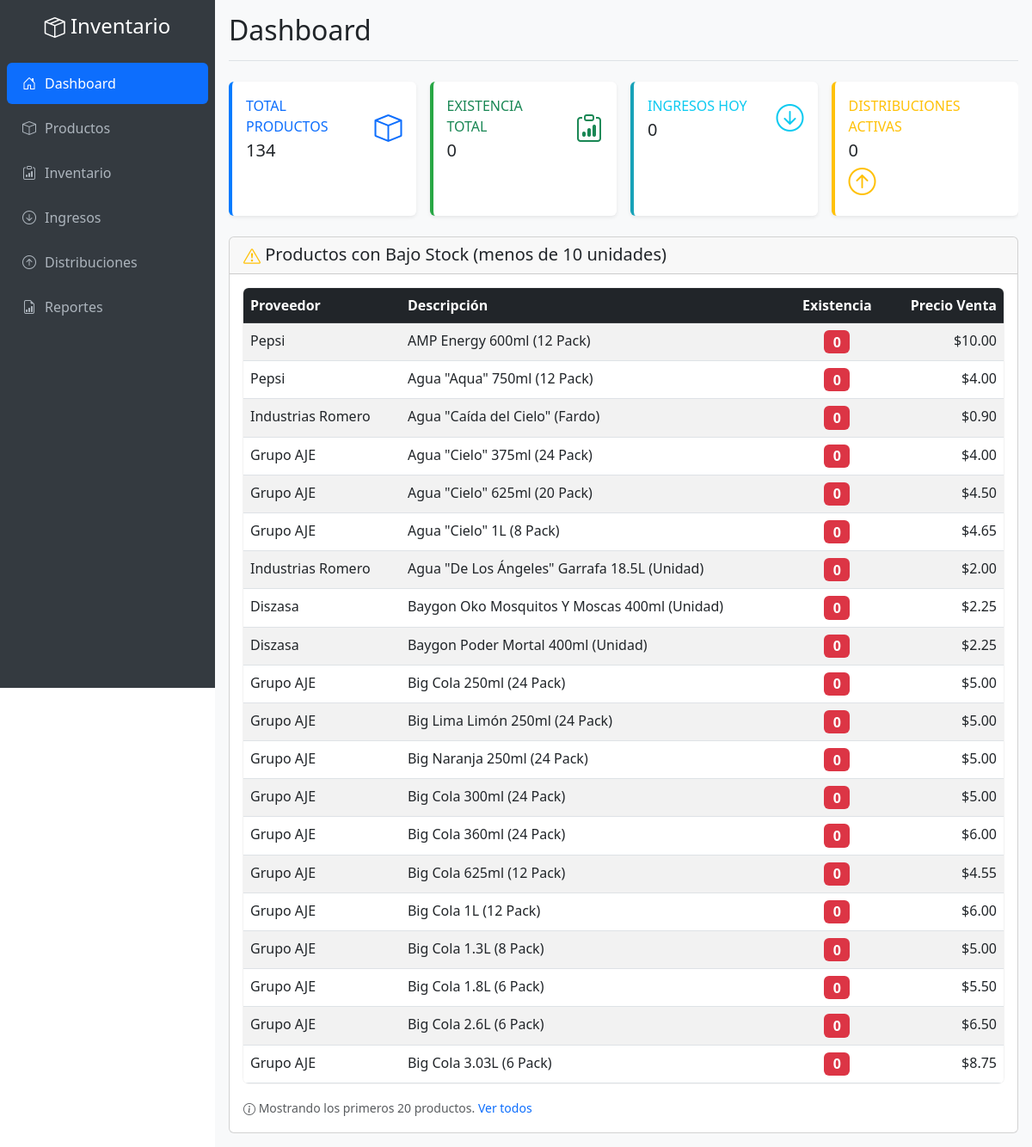
The page / on the database its author committed.
### tables this page shows
CREATE TABLE IF NOT EXISTS `productos` (
  `id` int NOT NULL AUTO_INCREMENT,
  `proveedor` varchar(255) NOT NULL,
  `descripcion` text NOT NULL,
  `precio_compra` decimal(10,2) DEFAULT '0.00' COMMENT 'Último precio de compra registrado',
  `precio_venta` decimal(10,2) NOT NULL,
  `existencia` int DEFAULT '0',
  `margen_ganancia` decimal(5,2) GENERATED ALWAYS AS ((case when (`precio_compra` > 0) then (((`precio_venta` - `precio_compra`) / `precio_compra`) * 100) else 0 end)) STORED COMMENT 'Margen de ganancia en porcentaje (calculado automáticamente)',
  `fecha_creacion` timestamp NULL DEFAULT CURRENT_TIMESTAMP,
  `fecha_actualizacion` timestamp NULL DEFAULT CURRENT_TIMESTAMP ON UPDATE CURRENT_TIMESTAMP,
  PRIMARY KEY (`id`),
  KEY `idx_proveedor` (`proveedor`),
  KEY `idx_existencia` (`existencia`)
);

### index.php (the view, shortened to what this page needs)
<!DOCTYPE html>
<html lang="es">
<head>
    <link href="https://cdn.jsdelivr.net/npm/bootstrap@5.3.0/dist/css/bootstrap.min.css" rel="stylesheet">
    <link href="https://cdn.jsdelivr.net/npm/bootstrap-icons@1.10.0/font/bootstrap-icons.css" rel="stylesheet">
</head>
<body>
    <div class="app-container">
        <nav class="sidebar" id="sidebar">
            <div class="pt-3">
                <div class="text-center mb-4">
                    <h4 class="text-white d-none d-lg-block">
                        <i class="bi bi-box-seam"></i> Inventario
                    </h4>
                </div>
                <ul class="nav flex-column">
                    <li class="nav-item">
                        <a class="nav-link active" href="index.php">
                            <i class="bi bi-house-door"></i> Dashboard
                        </a>
                    </li>
                    <li class="nav-item">
                        <a class="nav-link" href="productos.php">
                            <i class="bi bi-box"></i> Productos
                        </a>
                    </li>
                    <li class="nav-item">
                        <a class="nav-link" href="inventario.php">
                            <i class="bi bi-clipboard-data"></i> Inventario
                        </a>
                    </li>
                    <li class="nav-item">
                        <a class="nav-link" href="ingresos.php">
                            <i class="bi bi-arrow-down-circle"></i> Ingresos
                        </a>
                    </li>
                    <li class="nav-item">
                        <a class="nav-link" href="distribuciones.php">
                            <i class="bi bi-arrow-up-circle"></i> Distribuciones
                        </a>
                    </li>
                    <li class="nav-item">
                        <a class="nav-link" href="reportes.php">
                            <i class="bi bi-file-earmark-bar-graph"></i> Reportes
                        </a>
                    </li>
                </ul>
            </div>
        </nav>
        <main class="main-content">
            <div class="content-wrapper">
                <div class="d-flex justify-content-between flex-wrap align-items-center mb-4 pb-3 border-bottom">
                    <h1 class="h2 mb-0">Dashboard</h1>
                </div>
                <?php
                $database = new Database();
                $db = $database->getConnection();
                $stmt_productos = $db->prepare("SELECT COUNT(*) as total FROM productos");
                $stmt_productos->execute();
                $total_productos = $stmt_productos->fetch()['total'];
                $stmt_existencia = $db->prepare("SELECT SUM(existencia) as total FROM productos");
                $stmt_existencia->execute();
                $total_existencia = $stmt_existencia->fetch()['total'] ?? 0;
                $stmt_ingresos = $db->prepare("SELECT COUNT(*) as total FROM ingresos WHERE DATE(fecha_creacion) = CURDATE()");
                $stmt_ingresos->execute();
                $ingresos_hoy = $stmt_ingresos->fetch()['total'];
                $stmt_distribuciones = $db->prepare("SELECT COUNT(*) as total FROM distribuciones WHERE estado = 'activo'");
                $stmt_distribuciones->execute();
                $distribuciones_activas = $stmt_distribuciones->fetch()['total'];
                ?>
                <div class="row g-3 mb-4">
                    <div class="col-xl-3 col-md-6">
                        <div class="card border-left-primary card-dashboard animate-in">
                            <div class="card-body">
                                <div class="row align-items-center">
                                    <div class="col">
                                        <div class="text-xs font-weight-bold text-primary text-uppercase mb-1">
                                            Total Productos
                                        </div>
                                        <div class="h5 mb-0 font-weight-bold">
                                            <?php echo number_format($total_productos); ?>
                                        </div>
                                    </div>
                                    <div class="col-auto">
                                        <i class="bi bi-box fs-2 text-primary"></i>
                                    </div>
                                </div>
                            </div>
                        </div>
                    </div>
                    <div class="col-xl-3 col-md-6">
                        <div class="card border-left-success card-dashboard animate-in">
                            <div class="card-body">
                                <div class="row align-items-center">
                                    <div class="col">
                                        <div class="text-xs font-weight-bold text-success text-uppercase mb-1">
                                            Existencia Total
                                        </div>
                                        <div class="h5 mb-0 font-weight-bold">
                                            <?php echo number_format($total_existencia); ?>
                                        </div>
                                    </div>
                                    <div class="col-auto">
                                        <i class="bi bi-clipboard-data fs-2 text-success"></i>
                                    </div>
                                </div>
                            </div>
                        </div>
                    </div>
                    <div class="col-xl-3 col-md-6">
                        <div class="card border-left-info card-dashboard animate-in">
                            <div class="card-body">
                                <div class="row align-items-center">
                                    <div class="col">
                                        <div class="text-xs font-weight-bold text-info text-uppercase mb-1">
                                            Ingresos Hoy
                                        </div>
                                        <div class="h5 mb-0 font-weight-bold">
                                            <?php echo number_format($ingresos_hoy); ?>
                                        </div>
                                    </div>
                                    <div class="col-auto">
                                        <i class="bi bi-arrow-down-circle fs-2 text-info"></i>
                                    </div>
                                </div>
                            </div>
                        </div>
                    </div>
                    <div class="col-xl-3 col-md-6">
                        <div class="card border-left-warning card-dashboard animate-in">
                            <div class="card-body">
                                <div class="row align-items-center">
                                    <div class="col">
                                        <div class="text-xs font-weight-bold text-warning text-uppercase mb-1">
                                            Distribuciones Activas
                                        </div>
                                        <div class="h5 mb-0 font-weight-bold">
                                            <?php echo number_format($distribuciones_activas); ?>
                                        </div>
                                    </div>
                                    <div class="col-auto">
                                        <i class="bi bi-arrow-up-circle fs-2 text-warning"></i>
                                    </div>
                                </div>
                            </div>
                        </div>
                    </div>
                </div>
                <div class="row">
                    <div class="col-12">
                        <div class="card animate-in">
                            <div class="card-header">
                                <h5 class="card-title mb-0">
                                    <i class="bi bi-exclamation-triangle text-warning"></i>
                                    Productos con Bajo Stock (menos de 10 unidades)
                                </h5>
                            </div>
                            <div class="card-body">
                                <?php
                                $stmt_bajo_stock = $db->prepare("SELECT * FROM productos WHERE existencia < 10 ORDER BY existencia ASC LIMIT 20");
                                $stmt_bajo_stock->execute();
                                $productos_bajo_stock = $stmt_bajo_stock->fetchAll();
                                if (count($productos_bajo_stock) > 0): ?>
                                    <div class="table-responsive">
                                        <table class="table table-striped table-hover mb-0">
                                            <thead class="table-dark">
                                                <tr>
                                                    <th>Proveedor</th>
                                                    <th>Descripción</th>
                                                    <th class="text-center">Existencia</th>
                                                    <th class="text-end">Precio Venta</th>
                                                </tr>
                                            </thead>
                                            <tbody>
                                                <?php foreach ($productos_bajo_stock as $producto): ?>
                                                    <tr>
                                                        <td>
                                                            <span class="fw-medium"><?php echo htmlspecialchars($producto['proveedor']); ?></span>
                                                        </td>
                                                        <td>
                                                            <span title="<?php echo htmlspecialchars($producto['descripcion']); ?>">
                                                                <?php echo htmlspecialchars($producto['descripcion']); ?>
                                                            </span>
                                                        </td>
                                                        <td class="text-center">
                                                            <span class="badge fs-6 <?php echo $producto['existencia'] == 0 ? 'bg-danger' : 'bg-warning text-dark'; ?>">
                                                                <?php echo number_format($producto['existencia']); ?>
                                                            </span>
                                                        </td>
                                                        <td class="text-end fw-medium">
                                                            $<?php echo number_format($producto['precio_venta'], 2); ?>
                                                        </td>
                                                    </tr>
                                                <?php endforeach; ?>
                                            </tbody>
                                        </table>
                                    </div>
                                    <?php if (count($productos_bajo_stock) == 20): ?>
                                        <div class="mt-3">
                                            <small class="text-muted">
                                                <i class="bi bi-info-circle"></i>
                                                Mostrando los primeros 20 productos.
                                                <a href="inventario.php?stock=bajo_stock" class="text-decoration-none">Ver todos</a>
                                            </small>
                                        </div>
                                    <?php endif; ?>
                                <?php endif; ?>
                            </div>
                        </div>
                    </div>
                </div>
            </div>
        </main>
    </div>
</body>
</html>

### index.php (style rules this page uses)
* { box-sizing: border-box; }
body { margin: 0; padding: 0; overflow-x: hidden; }
.app-container { display: flex; min-height: 100vh; width: 100%; }
.sidebar { background-color: #343a40; width: 250px; min-height: 100vh; position: fixed; top: 0; left: 0; z-index: 1000; overflow-y: auto; transition: transform 0.3s ease; }
.sidebar .nav-link { color: #adb5bd; padding: 0.75rem 1rem; border-radius: 0.375rem; margin: 0.125rem 0.5rem; display: flex; align-items: center; }
.sidebar .nav-link.active { color: #fff; background-color: #0d6efd; }
.sidebar .nav-link i { width: 20px; margin-right: 8px; text-align: center; }
.main-content { flex: 1; margin-left: 250px; min-height: 100vh; width: calc(100% - 250px); padding: 1rem; background-color: #f8f9fa; }
.card-dashboard { transition: transform 0.2s ease; border: none; box-shadow: 0 0.125rem 0.25rem rgba(0, 0, 0, 0.075); border-left: 4px solid; height: 100%; }
.border-left-primary { border-left-color: #007bff !important; }
.border-left-success { border-left-color: #28a745 !important; }
.border-left-info { border-left-color: #17a2b8 !important; }
.border-left-warning { border-left-color: #ffc107 !important; }
.content-wrapper { width: 100%; max-width: 100%; overflow-x: auto; }
.table-responsive { border-radius: 0.375rem; box-shadow: 0 0 0 1px rgba(0, 0, 0, 0.05); }
.animate-in { animation: slideIn 0.3s ease-out; }
.bi { vertical-align: middle; }

### rows shown on the page
productos: proveedor "Pepsi", descripcion "AMP Energy 600ml (12 Pack)", existencia "0", precio_venta "10.00"
productos: proveedor "Pepsi", descripcion "Agua \"Aqua\" 750ml (12 Pack)", existencia "0", precio_venta "4.00"
productos: proveedor "Industrias Romero", descripcion "Agua \"Caída del Cielo\" (Fardo)", existencia "0", precio_venta "0.90"
productos: proveedor "Grupo AJE", descripcion "Agua \"Cielo\" 375ml (24 Pack)", existencia "0", precio_venta "4.00"
productos: proveedor "Grupo AJE", descripcion "Agua \"Cielo\" 625ml (20 Pack)", existencia "0", precio_venta "4.50"
productos: proveedor "Grupo AJE", descripcion "Agua \"Cielo\" 1L (8 Pack)", existencia "0", precio_venta "4.65"
productos: proveedor "Industrias Romero", descripcion "Agua \"De Los Ángeles\" Garrafa 18.5L (Unidad)", existencia "0", precio_venta "2.00"
productos: proveedor "Diszasa", descripcion "Baygon Oko Mosquitos Y Moscas 400ml (Unidad)", existencia "0", precio_venta "2.25"
productos: proveedor "Diszasa", descripcion "Baygon Poder Mortal 400ml (Unidad)", existencia "0", precio_venta "2.25"
productos: proveedor "Grupo AJE", descripcion "Big Cola 250ml (24 Pack)", existencia "0", precio_venta "5.00"
productos: proveedor "Grupo AJE", descripcion "Big Lima Limón 250ml (24 Pack)", existencia "0", precio_venta "5.00"
productos: proveedor "Grupo AJE", descripcion "Big Naranja 250ml (24 Pack)", existencia "0", precio_venta "5.00"
productos: proveedor "Grupo AJE", descripcion "Big Cola 300ml (24 Pack)", existencia "0", precio_venta "5.00"
productos: proveedor "Grupo AJE", descripcion "Big Cola 360ml (24 Pack)", existencia "0", precio_venta "6.00"
productos: proveedor "Grupo AJE", descripcion "Big Cola 625ml (12 Pack)", existencia "0", precio_venta "4.55"
productos: proveedor "Grupo AJE", descripcion "Big Cola 1L (12 Pack)", existencia "0", precio_venta "6.00"
productos: proveedor "Grupo AJE", descripcion "Big Cola 1.3L (8 Pack)", existencia "0", precio_venta "5.00"
productos: proveedor "Grupo AJE", descripcion "Big Cola 1.8L (6 Pack)", existencia "0", precio_venta "5.50"
productos: proveedor "Grupo AJE", descripcion "Big Cola 2.6L (6 Pack)", existencia "0", precio_venta "6.50"
productos: proveedor "Grupo AJE", descripcion "Big Cola 3.03L (6 Pack)", existencia "0", precio_venta "8.75"

### other values the page prints
$total_productos "134"
$total_existencia "0"
$ingresos_hoy "0"
$distribuciones_activas "0"
